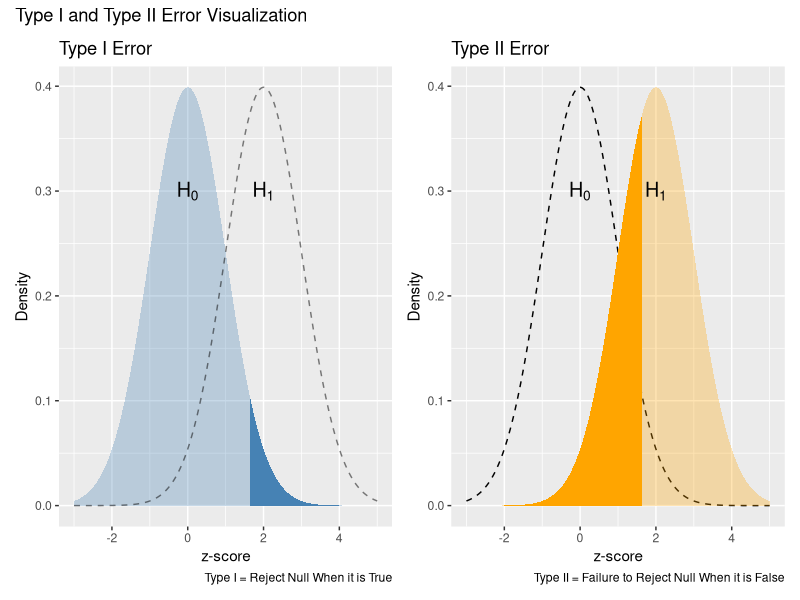
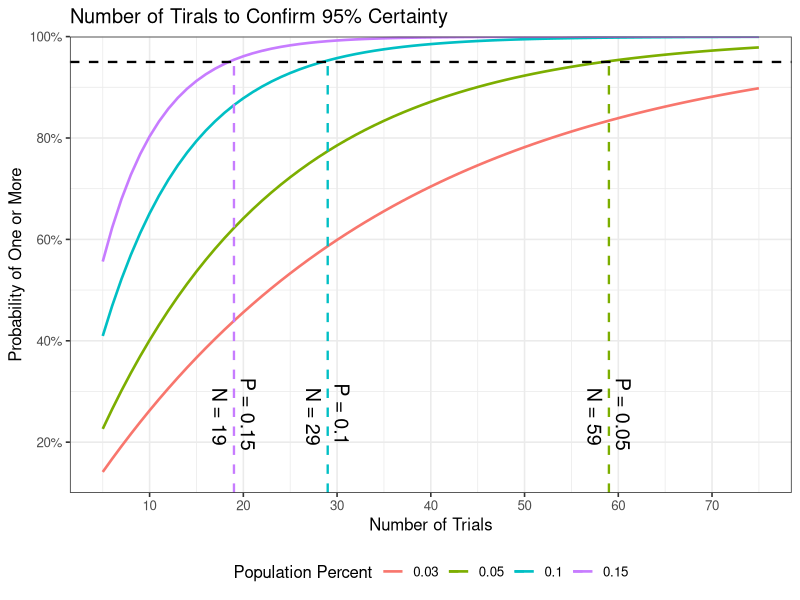

Here is the R script that generated these plots, in order:
## ---- chunk 1
knitr::opts_chunk$set(echo = FALSE, message = FALSE, warning = FALSE)
## ---- chunk 2

library(tidyverse)
library(patchwork)

label1 <- c("H[0]","H[1]")

DF <- data.frame (x=seq(-3,5,length.out = 301))

typeI <- ggplot(DF, aes(x)) +
  stat_function(
    fun = dnorm,
    geom = "area",
    fill = "steelblue",
    alpha = .3,
    n=301
  ) +
  stat_function(
    fun = dnorm,
    geom = "area",
    fill = "steelblue",
    xlim = c(qnorm(.95), 4)
  ) +
  stat_function(
    fun = dnorm,
    geom = "line",
    linetype = 2,
    col = "black",
    alpha = .5,
    args = list(
      mean = 2
    ),
    n=301
  ) +
  labs(
    title = "Type I Error",
    x = "z-score",
    y = "Density",
    caption = "Type I = Reject Null When it is True"
  ) +
  scale_x_continuous(limits = c(-3, 5))+
  annotate(geom = "text", x=0, y=0.3, label=deparse(bquote(H[0])), parse=T, size=5)+
  annotate(geom = "text", x=2, y=0.3, label=deparse(bquote(H[1])), parse=T, size=5)

typeII <- ggplot(DF, aes(x)) +
  stat_function(
    fun = dnorm,
    geom = "line",
    linetype = 2,
    n=301
  ) +
  stat_function(
    fun = dnorm,
    geom = "area",
    fill = "orange",
    args = list(
      mean = 2
    ),
    xlim = c(-2, qnorm(.95)),
    n=301
  ) +
  stat_function(
    fun = dnorm,
    geom = "area",
    linetype = 2,
    fill = "orange",
    alpha = .3,
    args = list(
      mean = 2
    ),
    n=301
  ) +
  labs(
    title = "Type II Error",
    x = "z-score",
    y = "Density",
    caption = "Type II = Failure to Reject Null When it is False"
  ) +
  scale_x_continuous(limits = c(-3, 5))+
  annotate(geom = "text",
           x=2, 
           y=0.3, 
           label=deparse(bquote(H[1])), parse=T, size=5)+
  annotate(geom = "text", 
           x=0, 
           y=0.3, 
           label=deparse(bquote(H[0])), parse=T, size=5)

typeI + typeII +
  plot_annotation(title = "Type I and Type II Error Visualization")

## ---- chunk 3

library(tidyverse)

size <- 5:75
prob <- c(0.03, 0.05, 0.10, 0.15)


crossed <- crossing(size, prob) %>%
  mutate(p_s = pbinom(q = 0,size = size,prob = prob,lower.tail = F))

min_samp <- crossed %>%
  filter(p_s >= 0.95) %>%
  group_by(prob) %>%
  summarise(mins =min(size)) %>%
  mutate(p = pbinom(q = 0,size = mins,prob = prob,lower.tail = F))


crossed %>%
  ggplot(aes(size, p_s)) +
  # geom_point(alpha = 0.6, aes(col = factor(prob))) +
  geom_line(aes(col = factor(prob)), lwd = 0.9) +
  scale_y_continuous(
    breaks = scales::pretty_breaks(),
    labels = scales::label_percent(),
    limits = c(0.1, 1),
    expand = c(0,0)
  ) +
  scale_x_continuous(breaks = seq(0, 75, by = 10)) +
  geom_hline(
    lty = 2,
    col = 'black',
    yintercept = 0.95,
    lwd = 0.8
  ) +
  geom_segment(data = min_samp,
               aes(
                 x = mins,
                 xend = mins,
                 y = 0.1,
                 yend = p,
                 col = factor(prob)
               ),
               lty = 2,
               lwd=0.8
               ) +
  geom_text(data = min_samp,
            aes(
              x = mins,
              y = 0.25,
              label = paste("P =", prob, "\nN =", mins)
            ),
            size = 5,
            angle =-90,

            ) +
  theme_bw(12) +
  labs(
    title = "Number of Tirals to Confirm 95% Certainty",
    color = "Population Percent",
    y = "Probability of One or More",
    x = "Number of Trials"
  )+
  theme(legend.position = "bottom")

